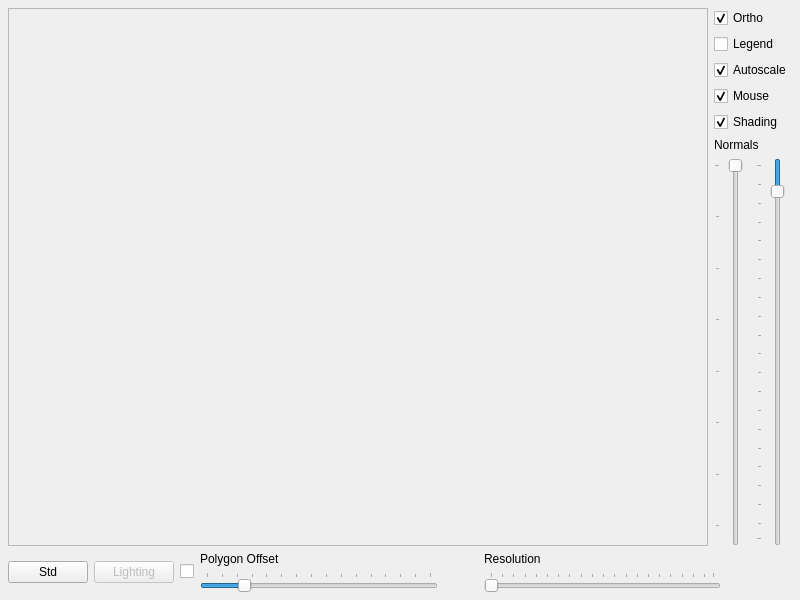
<ui version="4.0" >
 <class>MainWindow</class>
 <widget class="QMainWindow" name="MainWindow" >
  <property name="geometry" >
   <rect>
    <x>0</x>
    <y>0</y>
    <width>800</width>
    <height>600</height>
   </rect>
  </property>
  <property name="windowTitle" >
   <string>Mesh2</string>
  </property>
  <widget class="QWidget" name="centralWidget" >
   <layout class="QGridLayout" >
    <property name="leftMargin" >
     <number>8</number>
    </property>
    <property name="topMargin" >
     <number>8</number>
    </property>
    <property name="rightMargin" >
     <number>8</number>
    </property>
    <property name="bottomMargin" >
     <number>8</number>
    </property>
    <property name="horizontalSpacing" >
     <number>6</number>
    </property>
    <property name="verticalSpacing" >
     <number>6</number>
    </property>
    <item row="1" column="0" >
     <layout class="QHBoxLayout" >
      <property name="spacing" >
       <number>6</number>
      </property>
      <property name="leftMargin" >
       <number>0</number>
      </property>
      <property name="topMargin" >
       <number>0</number>
      </property>
      <property name="rightMargin" >
       <number>0</number>
      </property>
      <property name="bottomMargin" >
       <number>0</number>
      </property>
      <item>
       <layout class="QHBoxLayout" >
        <property name="spacing" >
         <number>6</number>
        </property>
        <property name="leftMargin" >
         <number>0</number>
        </property>
        <property name="topMargin" >
         <number>0</number>
        </property>
        <property name="rightMargin" >
         <number>0</number>
        </property>
        <property name="bottomMargin" >
         <number>0</number>
        </property>
        <item>
         <widget class="QPushButton" name="normButton" >
          <property name="text" >
           <string>Std</string>
          </property>
         </widget>
        </item>
        <item>
         <widget class="QPushButton" name="lighting" >
          <property name="enabled" >
           <bool>false</bool>
          </property>
          <property name="text" >
           <string>Lighting</string>
          </property>
         </widget>
        </item>
        <item>
         <widget class="QCheckBox" name="lightingswitch" >
          <property name="text" >
           <string/>
          </property>
         </widget>
        </item>
        <item>
         <layout class="QVBoxLayout" >
          <property name="spacing" >
           <number>6</number>
          </property>
          <property name="leftMargin" >
           <number>0</number>
          </property>
          <property name="topMargin" >
           <number>0</number>
          </property>
          <property name="rightMargin" >
           <number>0</number>
          </property>
          <property name="bottomMargin" >
           <number>0</number>
          </property>
          <item>
           <widget class="QLabel" name="label_2" >
            <property name="text" >
             <string>&lt;html>&lt;head>&lt;meta name="qrichtext" content="1" />&lt;/head>&lt;body style=" white-space: pre-wrap; font-family:MS Shell Dlg; font-weight:400; font-style:normal; text-decoration:none;">&lt;p style=" margin-top:0px; margin-bottom:0px; margin-left:0px; margin-right:0px; -qt-block-indent:0; text-indent:0px;">Polygon Offset&lt;/p>&lt;/body>&lt;/html></string>
            </property>
           </widget>
          </item>
          <item>
           <widget class="QSlider" name="offsSlider" >
            <property name="maximum" >
             <number>30</number>
            </property>
            <property name="pageStep" >
             <number>5</number>
            </property>
            <property name="value" >
             <number>5</number>
            </property>
            <property name="orientation" >
             <enum>Qt::Horizontal</enum>
            </property>
            <property name="tickPosition" >
             <enum>QSlider::TicksAbove</enum>
            </property>
            <property name="tickInterval" >
             <number>2</number>
            </property>
           </widget>
          </item>
         </layout>
        </item>
        <item>
         <spacer>
          <property name="orientation" >
           <enum>Qt::Horizontal</enum>
          </property>
          <property name="sizeType" >
           <enum>QSizePolicy::Fixed</enum>
          </property>
          <property name="sizeHint" >
           <size>
            <width>40</width>
            <height>20</height>
           </size>
          </property>
         </spacer>
        </item>
        <item>
         <layout class="QVBoxLayout" >
          <property name="spacing" >
           <number>6</number>
          </property>
          <property name="leftMargin" >
           <number>0</number>
          </property>
          <property name="topMargin" >
           <number>0</number>
          </property>
          <property name="rightMargin" >
           <number>0</number>
          </property>
          <property name="bottomMargin" >
           <number>0</number>
          </property>
          <item>
           <widget class="QLabel" name="label_3" >
            <property name="text" >
             <string>&lt;html>&lt;head>&lt;meta name="qrichtext" content="1" />&lt;/head>&lt;body style=" white-space: pre-wrap; font-family:MS Shell Dlg; font-weight:400; font-style:normal; text-decoration:none;">&lt;p style=" margin-top:0px; margin-bottom:0px; margin-left:0px; margin-right:0px; -qt-block-indent:0; text-indent:0px;">Resolution&lt;/p>&lt;/body>&lt;/html></string>
            </property>
           </widget>
          </item>
          <item>
           <widget class="QSlider" name="resSlider" >
            <property name="minimum" >
             <number>1</number>
            </property>
            <property name="maximum" >
             <number>100</number>
            </property>
            <property name="orientation" >
             <enum>Qt::Horizontal</enum>
            </property>
            <property name="tickPosition" >
             <enum>QSlider::TicksAbove</enum>
            </property>
            <property name="tickInterval" >
             <number>5</number>
            </property>
           </widget>
          </item>
         </layout>
        </item>
       </layout>
      </item>
      <item>
       <spacer>
        <property name="orientation" >
         <enum>Qt::Horizontal</enum>
        </property>
        <property name="sizeType" >
         <enum>QSizePolicy::Fixed</enum>
        </property>
        <property name="sizeHint" >
         <size>
          <width>71</width>
          <height>20</height>
         </size>
        </property>
       </spacer>
      </item>
     </layout>
    </item>
    <item row="0" column="0" >
     <layout class="QHBoxLayout" >
      <property name="spacing" >
       <number>6</number>
      </property>
      <property name="leftMargin" >
       <number>0</number>
      </property>
      <property name="topMargin" >
       <number>0</number>
      </property>
      <property name="rightMargin" >
       <number>0</number>
      </property>
      <property name="bottomMargin" >
       <number>0</number>
      </property>
      <item>
       <widget class="QFrame" name="frame" >
        <property name="sizePolicy" >
         <sizepolicy vsizetype="MinimumExpanding" hsizetype="MinimumExpanding" >
          <horstretch>0</horstretch>
          <verstretch>0</verstretch>
         </sizepolicy>
        </property>
        <property name="frameShape" >
         <enum>QFrame::StyledPanel</enum>
        </property>
        <property name="frameShadow" >
         <enum>QFrame::Sunken</enum>
        </property>
       </widget>
      </item>
      <item>
       <layout class="QVBoxLayout" >
        <property name="spacing" >
         <number>6</number>
        </property>
        <property name="leftMargin" >
         <number>0</number>
        </property>
        <property name="topMargin" >
         <number>0</number>
        </property>
        <property name="rightMargin" >
         <number>0</number>
        </property>
        <property name="bottomMargin" >
         <number>0</number>
        </property>
        <item>
         <layout class="QVBoxLayout" >
          <property name="spacing" >
           <number>6</number>
          </property>
          <property name="leftMargin" >
           <number>0</number>
          </property>
          <property name="topMargin" >
           <number>0</number>
          </property>
          <property name="rightMargin" >
           <number>0</number>
          </property>
          <property name="bottomMargin" >
           <number>0</number>
          </property>
          <item>
           <widget class="QCheckBox" name="projection" >
            <property name="text" >
             <string>Ortho</string>
            </property>
            <property name="checked" >
             <bool>true</bool>
            </property>
           </widget>
          </item>
          <item>
           <widget class="QCheckBox" name="colorlegend" >
            <property name="text" >
             <string>Legend</string>
            </property>
           </widget>
          </item>
          <item>
           <widget class="QCheckBox" name="autoscale" >
            <property name="text" >
             <string>Autoscale</string>
            </property>
            <property name="checked" >
             <bool>true</bool>
            </property>
           </widget>
          </item>
          <item>
           <widget class="QCheckBox" name="mouseinput" >
            <property name="text" >
             <string>Mouse</string>
            </property>
            <property name="checked" >
             <bool>true</bool>
            </property>
           </widget>
          </item>
          <item>
           <widget class="QCheckBox" name="shader" >
            <property name="text" >
             <string>Shading</string>
            </property>
            <property name="checked" >
             <bool>true</bool>
            </property>
           </widget>
          </item>
         </layout>
        </item>
        <item>
         <layout class="QVBoxLayout" >
          <property name="spacing" >
           <number>6</number>
          </property>
          <property name="leftMargin" >
           <number>0</number>
          </property>
          <property name="topMargin" >
           <number>0</number>
          </property>
          <property name="rightMargin" >
           <number>0</number>
          </property>
          <property name="bottomMargin" >
           <number>0</number>
          </property>
          <item>
           <widget class="QLabel" name="label" >
            <property name="sizePolicy" >
             <sizepolicy vsizetype="Fixed" hsizetype="Fixed" >
              <horstretch>0</horstretch>
              <verstretch>0</verstretch>
             </sizepolicy>
            </property>
            <property name="text" >
             <string>&lt;html>&lt;head>&lt;meta name="qrichtext" content="1" />&lt;/head>&lt;body style=" white-space: pre-wrap; font-family:MS Shell Dlg; font-weight:400; font-style:normal; text-decoration:none;">&lt;p style=" margin-top:0px; margin-bottom:0px; margin-left:0px; margin-right:0px; -qt-block-indent:0; text-indent:0px;">Normals&lt;/p>&lt;/body>&lt;/html></string>
            </property>
           </widget>
          </item>
          <item>
           <layout class="QHBoxLayout" >
            <property name="spacing" >
             <number>6</number>
            </property>
            <property name="leftMargin" >
             <number>0</number>
            </property>
            <property name="topMargin" >
             <number>0</number>
            </property>
            <property name="rightMargin" >
             <number>0</number>
            </property>
            <property name="bottomMargin" >
             <number>0</number>
            </property>
            <item>
             <widget class="QSlider" name="normalsquality" >
              <property name="sizePolicy" >
               <sizepolicy vsizetype="Minimum" hsizetype="Minimum" >
                <horstretch>0</horstretch>
                <verstretch>0</verstretch>
               </sizepolicy>
              </property>
              <property name="minimum" >
               <number>3</number>
              </property>
              <property name="maximum" >
               <number>32</number>
              </property>
              <property name="pageStep" >
               <number>4</number>
              </property>
              <property name="value" >
               <number>3</number>
              </property>
              <property name="orientation" >
               <enum>Qt::Vertical</enum>
              </property>
              <property name="invertedAppearance" >
               <bool>true</bool>
              </property>
              <property name="tickPosition" >
               <enum>QSlider::TicksAbove</enum>
              </property>
             </widget>
            </item>
            <item>
             <widget class="QSlider" name="normalslength" >
              <property name="sizePolicy" >
               <sizepolicy vsizetype="Minimum" hsizetype="Minimum" >
                <horstretch>0</horstretch>
                <verstretch>0</verstretch>
               </sizepolicy>
              </property>
              <property name="minimum" >
               <number>1</number>
              </property>
              <property name="maximum" >
               <number>100</number>
              </property>
              <property name="pageStep" >
               <number>5</number>
              </property>
              <property name="value" >
               <number>8</number>
              </property>
              <property name="orientation" >
               <enum>Qt::Vertical</enum>
              </property>
              <property name="invertedAppearance" >
               <bool>true</bool>
              </property>
              <property name="tickPosition" >
               <enum>QSlider::TicksAbove</enum>
              </property>
             </widget>
            </item>
           </layout>
          </item>
         </layout>
        </item>
       </layout>
      </item>
     </layout>
    </item>
   </layout>
  </widget>
 </widget>
 <resources>
  <include location="../../images.qrc" />
 </resources>
 <connections>
  <connection>
   <sender>lightingswitch</sender>
   <signal>toggled(bool)</signal>
   <receiver>lighting</receiver>
   <slot>setEnabled(bool)</slot>
   <hints>
    <hint type="sourcelabel" >
     <x>181</x>
     <y>568</y>
    </hint>
    <hint type="destinationlabel" >
     <x>144</x>
     <y>568</y>
    </hint>
   </hints>
  </connection>
 </connections>
</ui>
